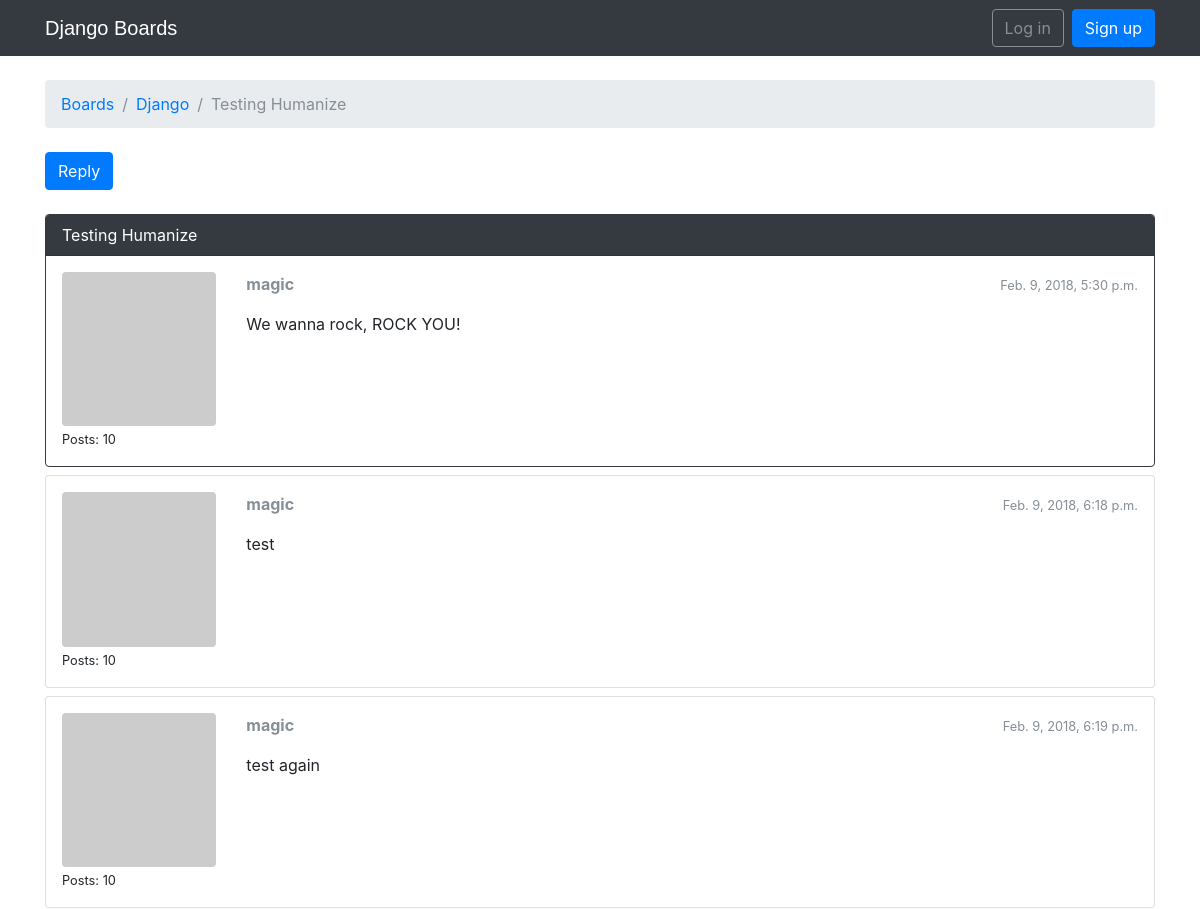
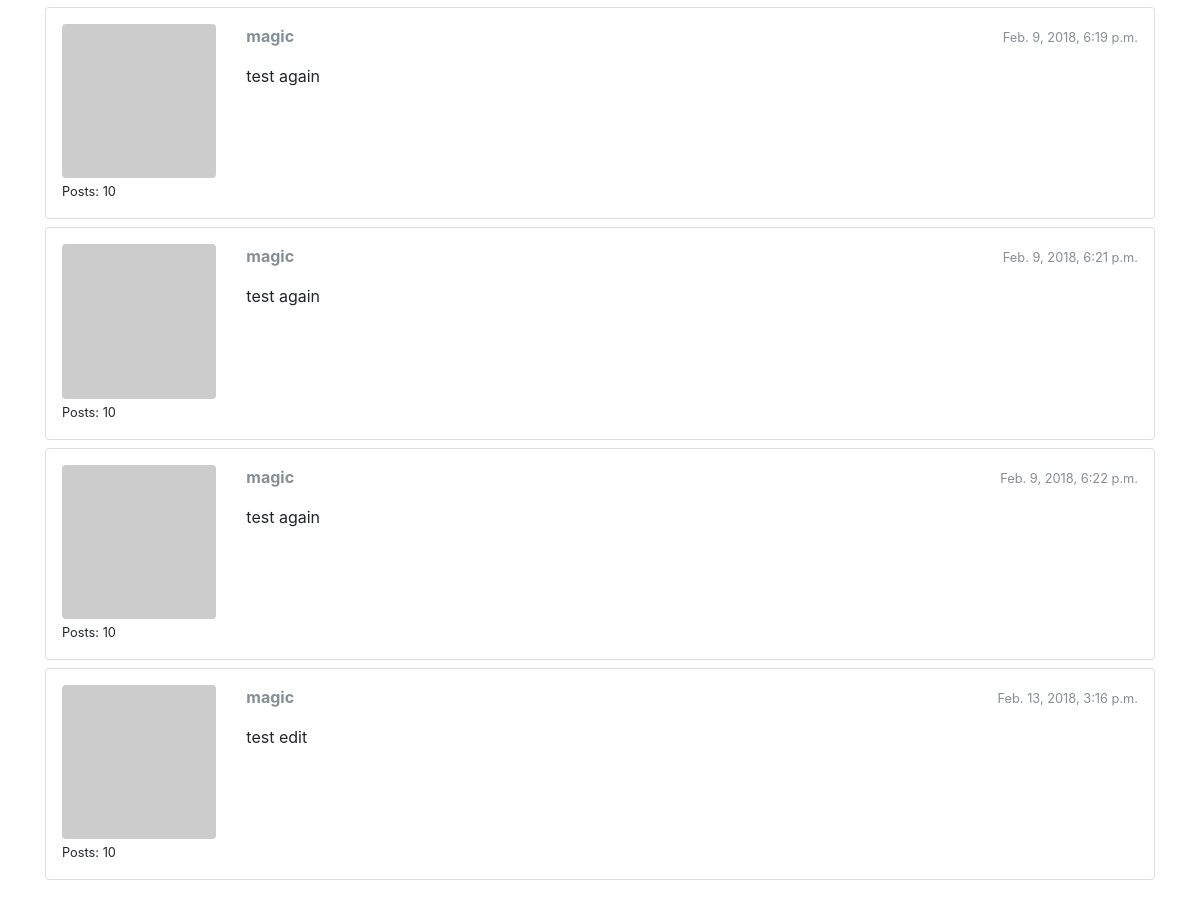
Screenshot of /boards/1/topics/104/ with the database file from the repository (2 pictures, top to bottom).
### boards/models.py (models this page shows, shortened)
class Topic(models.Model):
    subject = models.CharField(max_length=255)
    last_updated = models.DateTimeField(auto_now_add=True)
    board = models.ForeignKey(Board, on_delete=models.CASCADE, related_name='topics')
    starter = models.ForeignKey(User, on_delete=models.CASCADE, related_name='topics')
    views = models.PositiveIntegerField(default=0)

class Board(models.Model):
    name = models.CharField(max_length=30, unique=True)
    description = models.CharField(max_length=100)

class Post(models.Model):
    message = models.TextField(max_length=4000)
    topic = models.ForeignKey(Topic, on_delete=models.CASCADE, related_name='posts')
    created_at = models.DateTimeField(auto_now_add=True)
    updated_at = models.DateTimeField(null=True)
    created_by = models.ForeignKey(User, on_delete=models.CASCADE, related_name='posts')
    updated_by = models.ForeignKey(User, on_delete=models.CASCADE, null=True, related_name='+')
    def get_message_as_markdown(self):
        return mark_safe(markdown(self.message, safe_mode='escape'))

### boards/views.py (the view)
# urls.py: url(r'^boards/(?P<pk>\d+)/topics/(?P<topic_pk>\d+)/$', views.PostListView.as_view(), name='topic_posts'),
class PostListView(ListView):
    model = Post
    context_object_name = 'posts'
    template_name = 'topic_posts.html'
    paginate_by = 20
    def get_context_data(self, **kwargs):
        session_key = 'viewed_topic_{}'.format(self.topic.pk)  # <-- here
        if not self.request.session.get(session_key, False):
            self.topic.views += 1
            self.topic.save()
            self.request.session[session_key] = True           # <-- until here
        kwargs['topic'] = self.topic
        return super().get_context_data(**kwargs)
    def get_queryset(self):
        self.topic = get_object_or_404(Topic, board__pk=self.kwargs.get('pk'), pk=self.kwargs.get('topic_pk'))
        queryset = self.topic.posts.order_by('created_at')
        return queryset

### boards/templatetags/gravatar.py (called while the page is built)
@register.filter
def gravatar(user):
    email = user.email.lower().encode('utf-8')
    default = 'mm'
    size = 256
    url = 'https://www.gravatar.com/avatar/{md5}?{params}'.format(
        md5=hashlib.md5(email).hexdigest(),
        params=urlencode({'d': default, 's': str(size)})
    )
    return url

### templates/topic_posts.html (shortened to what this page needs)
{% extends 'base.html' %}
{% load gravatar %}
{% block breadcrumb %}
  <li class="breadcrumb-item"><a href="{% url 'home' %}">Boards</a></li>
  <li class="breadcrumb-item"><a href="{% url 'board_topics' topic.board.pk %}">{{ topic.board.name }}</a></li>
  <li class="breadcrumb-item active">{{ topic.subject }}</li>
{% endblock %}
{% block content %}
  <div class="mb-4">
    <a href="{% url 'reply_topic' topic.board.pk topic.pk %}" class="btn btn-primary" role="button">Reply</a>
  </div>
  {% for post in posts %}
   <div id="{{ post.pk }}" class="card {% if forloop.last %}mb-4{% else %}mb-2{% endif %} {% if forloop.first %}border-dark{% endif %}">
      {% if forloop.first %}
        <div class="card-header text-white bg-dark py-2 px-3">{{ topic.subject }}</div>
      {% endif %}
      <div class="card-body p-3">
        <div class="row">
          <div class="col-2">
            <img src="{{ post.created_by|gravatar }}" alt="{{ post.created_by.username }}" class="w-100 rounded">
            <small>Posts: {{ post.created_by.posts.count }}</small>
          </div>
          <div class="col-10">
            <div class="row mb-3">
              <div class="col-6">
                <strong class="text-muted">{{ post.created_by.username }}</strong>
              </div>
              <div class="col-6 text-right">
                <small class="text-muted">{{ post.created_at }}</small>
              </div>
            </div>
            {{ post.get_message_as_markdown }}
          </div>
        </div>
      </div>
    </div>
  {% endfor %}
{% endblock %}

### templates/base.html (shortened to what this page needs)
{% load static %}<!DOCTYPE html>
<html>
  <head>
    <link rel="stylesheet" href="{% static 'css/bootstrap.min.css' %}">
    <link rel="stylesheet" href="{% static 'css/app.css' %}">
    <link rel="stylesheet" href="https://cdn.jsdelivr.net/simplemde/latest/simplemde.min.css">
  </head>
  <body>
    {% block body %}
    <nav class="navbar navbar-expand-sm navbar-dark bg-dark">
      <div class="container">
        <a class="navbar-brand" href="{% url 'home' %}">Django Boards</a>
        <div class="collapse navbar-collapse" id="mainMenu">
          {% if user.is_authenticated %}
            <ul class="navbar-nav ml-auto">
              <li class="nav-item dropdown">
                <a class="nav-link dropdown-toggle" href="#" id="userMenu" data-toggle="dropdown" aria-haspopup="true" aria-expanded="false">
                  {{ user.username }}
                </a>
                <div class="dropdown-menu dropdown-menu-right" aria-labelledby="userMenu">
                  <a class="dropdown-item" href="{% url 'my_account' %}">My account</a>
                  <a class="dropdown-item" href="{% url 'password_change' %}">Change password</a>
                  <div class="dropdown-divider"></div>
                  <a class="dropdown-item" href="{% url 'logout' %}">Log out</a>
                </div>
              </li>
            </ul>
          {% else %}
            <form class="form-inline ml-auto">
              <a href="{% url 'login' %}" class="btn btn-outline-secondary">Log in</a>
              <a href="{% url 'signup' %}" class="btn btn-primary ml-2">Sign up</a>
            </form>
          {% endif %}
        </div>
      </div>
    </nav>
      <div class="container">
        <ol class="breadcrumb my-4">
          {% block breadcrumb %}
          {% endblock %}
        </ol>
        {% block content %}
        {% endblock %}
      </div>
    {% endblock body %}
  </body>
</html>

### static/css/app.css (style rules this page uses)
.navbar-brand { font-family: 'Alegreya Sans', sans-serif; }

### rows the page displays
Topic: board.name "Django", subject "Testing Humanize"
Post: created_by.posts.count "10", created_by.username "magic", created_at "Feb. 9, 2018, 5:30 p.m.", get_message_as_markdown "We wanna rock, ROCK YOU!"
Post: created_by.posts.count "10", created_by.username "magic", created_at "Feb. 9, 2018, 6:18 p.m.", get_message_as_markdown "test"
Post: created_by.posts.count "10", created_by.username "magic", created_at "Feb. 9, 2018, 6:19 p.m.", get_message_as_markdown "test again"
Post: created_by.posts.count "10", created_by.username "magic", created_at "Feb. 9, 2018, 6:19 p.m.", get_message_as_markdown "test again"
Post: created_by.posts.count "10", created_by.username "magic", created_at "Feb. 9, 2018, 6:21 p.m.", get_message_as_markdown "test again"
Post: created_by.posts.count "10", created_by.username "magic", created_at "Feb. 9, 2018, 6:22 p.m.", get_message_as_markdown "test again"
Post: created_by.posts.count "10", created_by.username "magic", created_at "Feb. 13, 2018, 3:16 p.m.", get_message_as_markdown "test edit"
